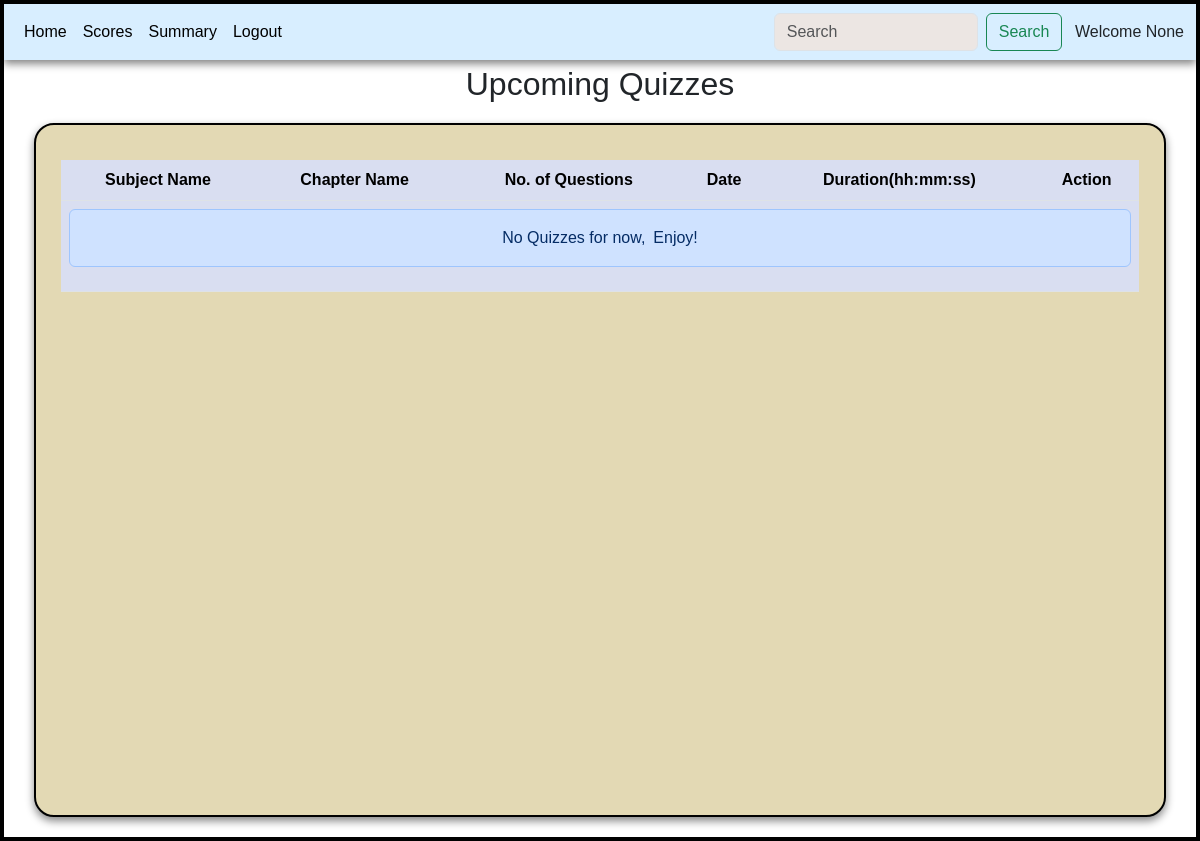
/user_dashboard, run on an earlier commit of the app's database.
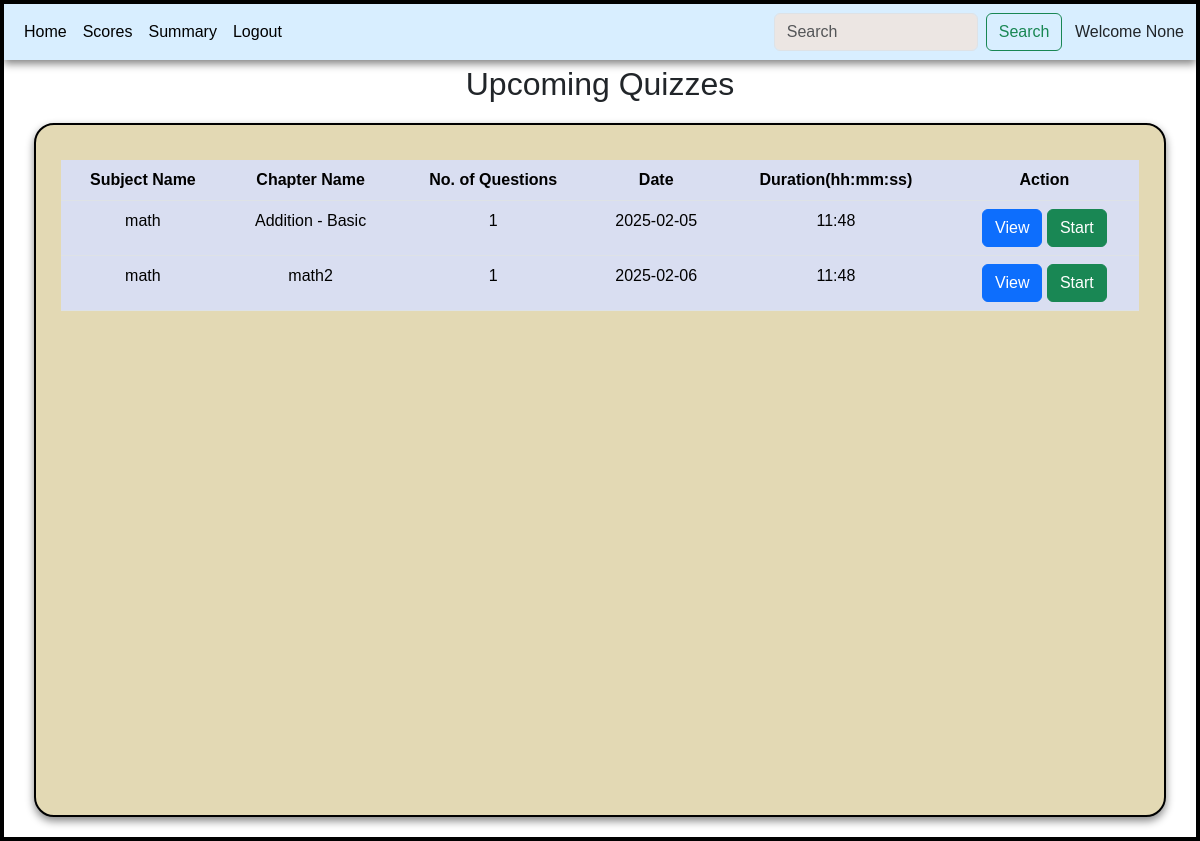
And on a later commit of the database.
### controllers/models.py (models this page shows)
class Quiz(db.Model):
    id = db.Column(db.Integer, primary_key=True)
    chapter_id = db.Column(db.Integer, db.ForeignKey('chapter.id'), nullable=False)
    date = db.Column(db.Date(), nullable=False)
    time = db.Column(db.String(10), nullable=False)
    questions = db.relationship('Question', backref='quiz')

class Subject(db.Model):
    id = db.Column(db.Integer(), primary_key=True)
    name = db.Column(db.String(), nullable=False, unique=True)
    description = db.Column(db.String(), nullable=True)
    chapters = db.relationship('Chapter', backref='subject')

class Chapter(db.Model):
    id = db.Column(db.Integer, primary_key=True)
    subject_id = db.Column(db.Integer, db.ForeignKey('subject.id'), nullable=False)
    name = db.Column(db.String(), nullable=False)
    description = db.Column(db.String(), nullable=True)
    quizzes = db.relationship('Quiz', backref='chapter')

### controllers/main.py (the view, shortened to what this page needs)
@app.route('/user_dashboard')
def user_dashboard():
    u_name = request.args.get('u_name')
    if 'quiz_date' in request.args:
        quiz_date = request.args.get('quiz_date')
        dts = quiz_date.split(',')
        quizzes = Quiz.query.filter(Quiz.date.in_(dts)).all()
        return render_template('user_dashboard.html',quizzes=quizzes,u_name=u_name)
    if 'msg' in request.args:
        quizzes = Quiz.query.all()
        emsg = request.args.get('msg')
        return render_template('user_dashboard.html',quizzes=quizzes,u_name=u_name,msg=emsg)
    quizzes = Quiz.query.all()
    return render_template('user_dashboard.html',quizzes=quizzes,u_name=u_name)

### templates/user_dashboard.html (shortened to what this page needs)
<!DOCTYPE html>
<html lang="en">
<head>
    <link rel="stylesheet" href="/static/style.css">
    <link href="https://cdn.jsdelivr.net/npm/bootstrap@5.3.3/dist/css/bootstrap.min.css" rel="stylesheet">
</head>
<body>
    <div id="main">
        <div id="canvas">
          <nav class="navbar navbar-expand-lg bg-body-dark" id="nav">
                <div class="container-fluid">
                  <div class="collapse navbar-collapse" id="navbarSupportedContent">
                    <ul class="navbar-nav me-auto mb-2 mb-lg-0">
                      <li class="nav-item">
                        <a class="nav-link active" aria-current="page" href="/user_dashboard?u_name={{ u_name }}">Home</a>
                      </li>
                      <li class="nav-item">
                        <a class="nav-link active" aria-current="page" href="/scores/{{ u_name }}">Scores</a>
                      </li>
                      <li class="nav-item">
                        <a class="nav-link active" aria-current="page" href="/summary/{{u_name}}">Summary</a>
                      </li>
                      <li class="nav-item">
                        <a class="nav-link active" aria-current="page" href="/">Logout</a>
                      </li>
                    </ul>
                    <form class="d-flex" action="/search/{{ u_name }}">
                      <input class="form-control me-2" type="search" placeholder="Search" aria-label="Search" name="search_word" style="background-color: #ece6e3;">
                      <button class="btn btn-outline-success" type="submit">Search</button>
                    </form>
                  </div>
                  <span>&ensp; Welcome {{u_name}}</span>
                </div>
              </nav>
              <h2 style="text-align: center;margin-top: 5px;">Upcoming Quizzes</h2>
              <div class="table-div" id="canvas">
                <table class="table table-hover" id="table-body">
                  <thead>
                    <tr>
                      <th scope="col">Subject Name</th>
                      <th scope ="col">Chapter Name</th>
                      <th scope="col">No. of Questions</th>
                      <th scope="col">Date</th>
                      <th scope="col">Duration(hh:mm:ss)</th>
                      <th scope="col">Action</th>
                    </tr>
                  </thead>
                  <tbody>
                    {% if quizzes %}
                      {% for quiz in quizzes %}
                        {% if quiz.questions|length > 0 %}
                          <tr>
                            <td>{{ quiz.chapter.subject.name }}</td>
                            <td>{{ quiz.chapter.name }}</td>
                            <td>{{ quiz.questions|length }}</td>
                            <td>{{ quiz.date }}</td>
                            <td>{{ quiz.time }}</td>
                            <td>
                              <a href='/view/{{ quiz.id }}/{{ u_name }}' class="btn btn-primary">View</a>
                              <a href='/start_quiz/{{ quiz.id }}/{{ u_name }}' class="btn btn-success">Start</a>
                            </td>
                          </tr>
                        {% endif %}
                      {% endfor %}
                    {% else %}
                      {% if msg %}
                        <tr>
                          <td colspan="6">
                            <div class="alert alert-danger text-center">
                              {{ msg }}
                            </div>
                          </td>
                        </tr>
                      {% else %}
                        <tr>
                          <td colspan="6">
                            <div class="alert alert-primary text-center">No Quizzes for now,&ensp;Enjoy!</div>
                          </td>
                        </tr>
                      {% endif %}
                    {% endif %}
                  </tbody>
                </table>
              </div>
        </div>
    </div>
</body>
</html>

What changed in the data, as far as the page shows it:
added Quiz: chapter.subject.name "math", chapter.name "Addition - Basic", questions|length "1", date "2025-02-05", time "11:48"
added Quiz: chapter.subject.name "math", chapter.name "math2", questions|length "1", date "2025-02-06", time "11:48"
Also different on the page:
text no longer shown: "No Quizzes for now, Enjoy!"
